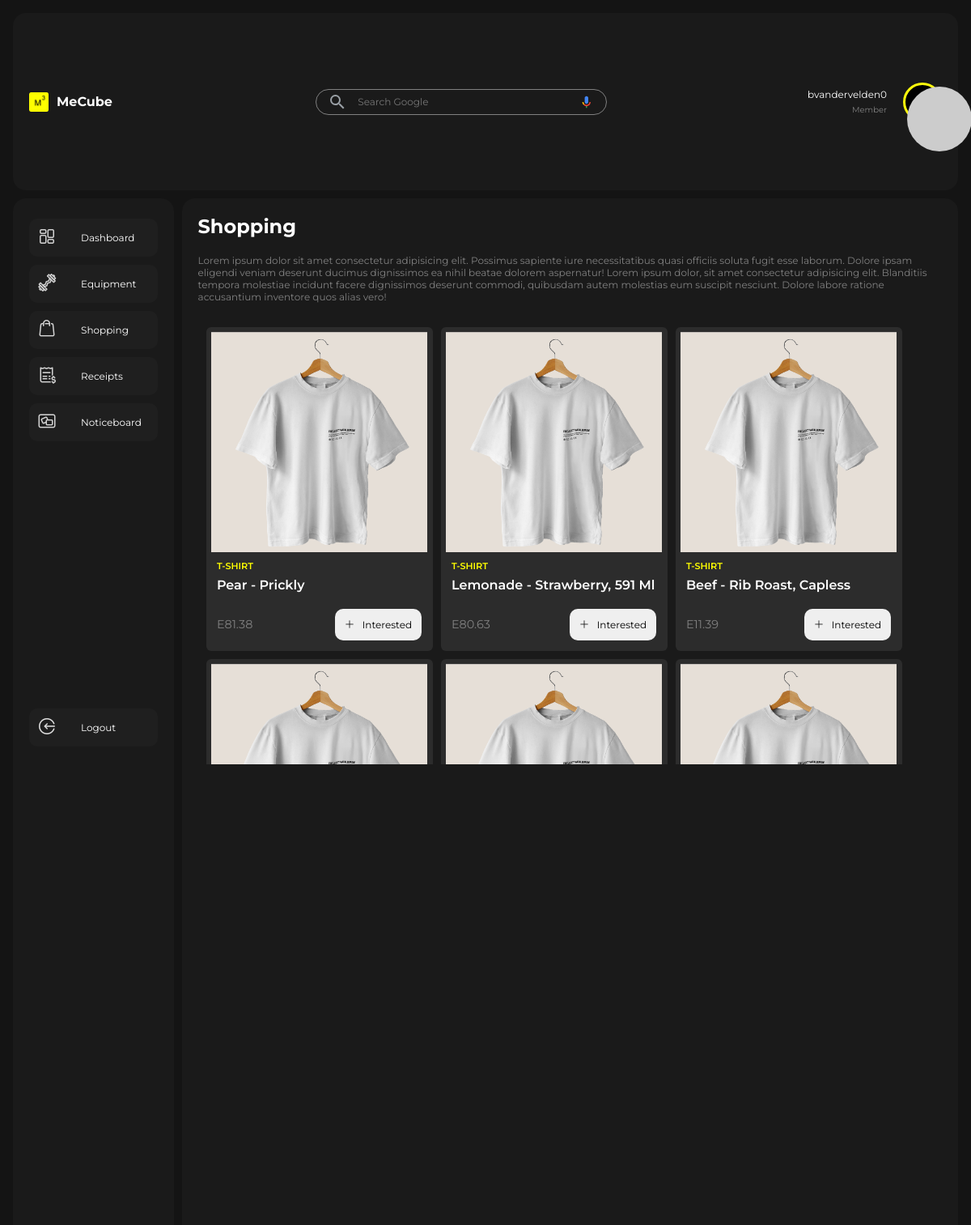
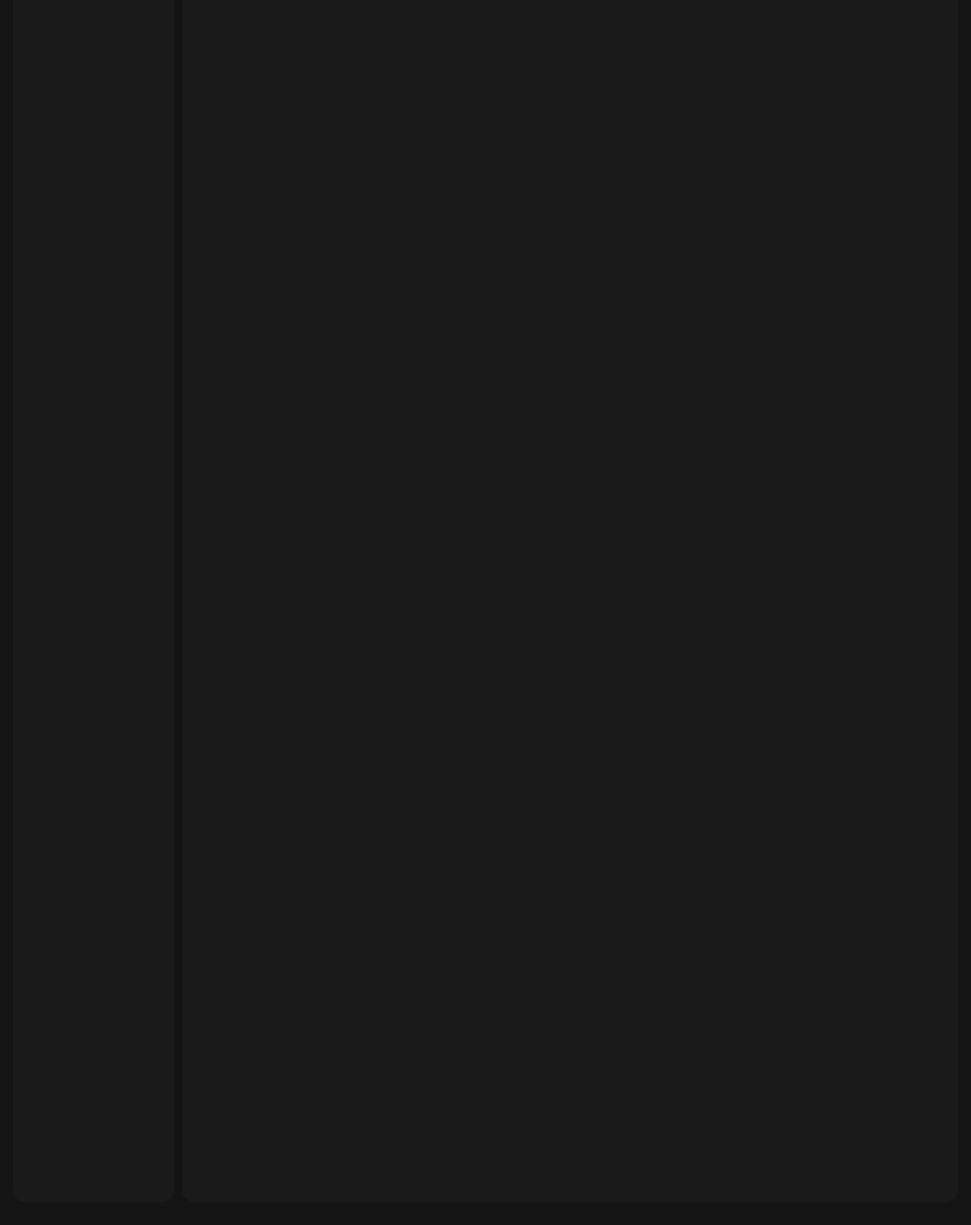
The page /client-store.php (signed in) on the database its author committed (2 pictures, top to bottom).
### tables this page shows
CREATE TABLE `product` (
  `id` int(11) NOT NULL,
  `fullname` varchar(255) DEFAULT NULL,
  `description` varchar(255) DEFAULT NULL,
  `price` decimal(6,2) DEFAULT NULL,
  `discount` decimal(6,2) DEFAULT NULL,
  `image` varchar(255) NOT NULL,
  `psid` int(11) DEFAULT NULL,
  `regdate` date DEFAULT curdate()
);

### client-store.php (the view, shortened to what this page needs)
<?php
if (isset($_SESSION['username'])) {
    $logged_username = $_SESSION['username'];
} else {
    header("Location: login-check.php");
}
?>
<?php
 include('server/conn.php');
 $sql = "SELECT * FROM product";
 $result = mysqli_query($conn, $sql);
?>
<!DOCTYPE html>
<html lang="en">
<head>
    <link rel="stylesheet" type="text/css" href="https://cdn.datatables.net/1.13.2/css/jquery.dataTables.min.css" />
    <link rel="stylesheet" href="css/search.css">
    <link rel="stylesheet" href="css/product-card.css">
    <link rel="stylesheet" href="css/client-store.css">
</head>
<body>
    <main>
        <div class="top">
            <div class="logo">
                <img src="img/logo/doubleColored.png" alt="">
                <h1>MeCube</h1>
            </div>
            <div class="search">
                <div class="searchbar">
                    <div class="searchbar-wrapper">
                        <div class="searchbar-left">
                            <div class="search-icon-wrapper">
                                <span class="search-icon searchbar-icon">
                                    <svg xmlns="http://www.w3.org/2000/svg" viewBox="0 0 24 24">
                                        <path d="M15.5 14h-.79l-.28-.27A6.471 6.471 0 0 0 16 9.5 6.5 6.5 0 1 0 9.5 16c1.61 0 3.09-.59 4.23-1.57l.27.28v.79l5 4.99L20.49 19l-4.99-5zm-6 0C7.01 14 5 11.99 5 9.5S7.01 5 9.5 5 14 7.01 14 9.5 11.99 14 9.5 14z">
                                        </path>
                                    </svg>
                                </span>
                            </div>
                        </div>
                        <div class="searchbar-center">
                            <div class="searchbar-input-spacer"></div>
                            <input type="text" class="searchbar-input" maxlength="2048" name="q" autocapitalize="off" autocomplete="off" title="Search" role="combobox" placeholder="Search Google">
                        </div>
                        <div class="searchbar-right">
                        </div>
                    </div>
                </div>
            </div>
            <div class="loggeduser">
                    <div class="userdetails">
                        <p><?php echo $logged_username ?></p>
                        <span>Member</span>
                    </div>
                    <div class="useravator">
                        <img src="https://api.dicebear.com/6.x/notionists-neutral/svg?seed=<?php echo $logged_username ?>&radius=50&backgroundColor=ffdfbf" alt="avator">
                    </div>
            </div>
        </div>
        <div class="bottom">
            <div class="sidenav">
                <div class="links">
                    <a href="client-dashboard.php">
                        <div class="icon"><img src="img/icons/icons8_dashboard_layout_24px.png" alt=""></div>
                        <p>Dashboard</p>
                    </a>
                    <a href="client-equipment.php">
                        <div class="icon"><img src="img/icons/icons8_ez_curl_bar_24px.png" alt=""></div>
                        <p>Equipment</p>
                    </a>
                    <a href="client-store.php" class="init">
                        <div class="icon"><img src="img/icons/icons8_shopping_bag_24px.png" alt=""></div>
                        <p>Shopping</p>
                    </a>
                    <a href="client-receipt.php">
                        <div class="icon"><img src="img/icons/icons8_receipt_dollar_24px.png" alt=""></div>
                        <p>Receipts</p>
                    </a>
                    <a href="client-noticeboard.php">
                        <div class="icon"><img src="img/icons/icons8_noticeboard_24px_1.png" alt=""></div>
                        <p>Noticeboard</p>
                    </a>
                </div>
                <div class="logout">
                    <div class="links">
                        <a href="">
                            <div class="icon"><img src="img/icons/icons8_login_rounded_24px.png" alt=""></div>
                            <p>Logout</p>
                        </a>
                    </div>
                </div>
            </div>
            <div class="content">
                <h2>Shopping</h2>
                <p>Lorem ipsum dolor sit amet consectetur adipisicing elit. Possimus sapiente iure necessitatibus quasi officiis soluta fugit esse laborum.
                    Dolore ipsam eligendi veniam deserunt ducimus dignissimos ea nihil beatae dolorem aspernatur! Lorem ipsum dolor, sit amet consectetur
                    adipisicing elit. Blanditiis tempora molestiae incidunt facere dignissimos deserunt commodi, quibusdam autem molestias eum suscipit nesciunt.
                    Dolore labore ratione accusantium inventore quos alias vero!</p>
                <div class="displayData">
                <?php while($product = mysqli_fetch_assoc($result)){ ?>
                    <div class="card">
                        <div class="card-image"><img src="img/t-shirt.png" alt=""></div>
                        <div class="category">T-shirt</div>
                        <div class="heading"> <?php echo $product['fullname']; ?>
                            <div class="price">
                                <div class="product-price"> E<?php echo $product['price']; ?> </div>
                                <button><img src="img/icons/icons8_plus_math_24px.png" alt=""> Interested</button>
                            </div>
                        </div>
                    </div>
                    <?php } ?>
                </div>
        </div>
    </main>
</body>
</html>

### css/search.css (style rules this page uses)
.searchbar { font-size: 12px; font-family: arial, sans-serif; color: #202124; display: -webkit-box; display: -ms-flexbox; display: flex; z-index: 3; height: auto; background: #1A1A1A; border: 1px solid gray; -webkit-box-shadow: none; box-shadow: none; border-radius: 24px; margin: 0 auto; width: auto; max-width: 30vw; }
.searchbar-wrapper { -webkit-box-flex: 1; -ms-flex: 1; flex: 1; display: -webkit-box; display: -ms-flexbox; display: flex; padding: 5px 8px 0 14px; }
.searchbar-left { font-size: 12px; font-family: arial, sans-serif; color: #202124; display: -webkit-box; display: -ms-flexbox; display: flex; -webkit-box-align: center; -ms-flex-align: center; align-items: center; padding-right: 13px; margin-top: -5px; }
.search-icon { margin-top: 3px; color: #9aa0a6; height: 12px; line-height: 16px; width: 20px; }
.searchbar-icon { display: inline-block; fill: currentColor; height: 16px; line-height: 16px; position: relative; width: 24px; }
.searchbar-center { display: -webkit-box; display: -ms-flexbox; display: flex; -webkit-box-flex: 1; -ms-flex: 1; flex: 1; -ms-flex-wrap: wrap; flex-wrap: wrap; }
.searchbar-input-spacer { color: transparent; -webkit-box-flex: 100%; -ms-flex: 100%; flex: 100%; white-space: pre; height: 24px; font-size: 12px; }
.searchbar-input { background-color: transparent; border: none; margin: 0; padding: 0; color: rgba(255, 255, 255, .87); word-wrap: break-word; outline: none; display: -webkit-box; display: -ms-flexbox; display: flex; -webkit-box-flex: 100%; -ms-flex: 100%; flex: 100%; margin-top: -27px; height: 24px; font-size: 12px; max-width: 100%; width: 100%; }
.searchbar-right { display: -webkit-box; display: -ms-flexbox; display: flex; -webkit-box-flex: 0; -ms-flex: 0 0 auto; flex: 0 0 auto; margin-top: -5px; -webkit-box-align: stretch; -ms-flex-align: stretch; align-items: stretch; -webkit-box-orient: horizontal; -webkit-box-direction: normal; -ms-flex-direction: row; flex-direction: row }
.voice-search { -webkit-box-flex: 1; -ms-flex: 1 0 auto; flex: 1 0 auto; display: -webkit-box; display: -ms-flexbox; display: flex; cursor: pointer; -webkit-box-align: center; -ms-flex-align: center; align-items: center; border: 0; background: transparent; outline: none; padding: 0 8px; width: 2.8em; }

### css/product-card.css (style rules this page uses)
.card { width: 280px; height: 400px; background: #2c2c2c; padding: .4em; border-radius: 6px; }
.card-image { background-color: rgb(236, 236, 236); width: 100%; height: 70%; border-radius: 6px 6px 0 0; display: flex; }
.card-image img { object-fit:cover; object-position: center; display: flex; width: 100%; }
.category { text-transform: uppercase; font-size: 0.7em; font-weight: 600; color: rgb(255, 255, 0); padding: 10px 7px 0; }
.heading { font-weight: 600; color: rgb(255, 255, 255); padding: 7px; display: flex; flex-direction: column; gap: 20px; }
.price { display: flex; align-items: center; justify-content: space-between; }
.price .product-price { font-size: .9em; font-weight: 400; color: gray; }
.price button { display: flex; align-items: center; gap: 10px; font-size: 12px; padding: 10px; border-radius: 10px; border-style: solid; border-color: transparent; }
.price button img { width: 12px; }

### rows shown on the page
product: fullname "Pear - Prickly", price "81.38"
product: fullname "Lemonade - Strawberry, 591 Ml", price "80.63"
product: fullname "Beef - Rib Roast, Capless", price "11.39"

### other values the page prints
$logged_username "bvandervelden0"
